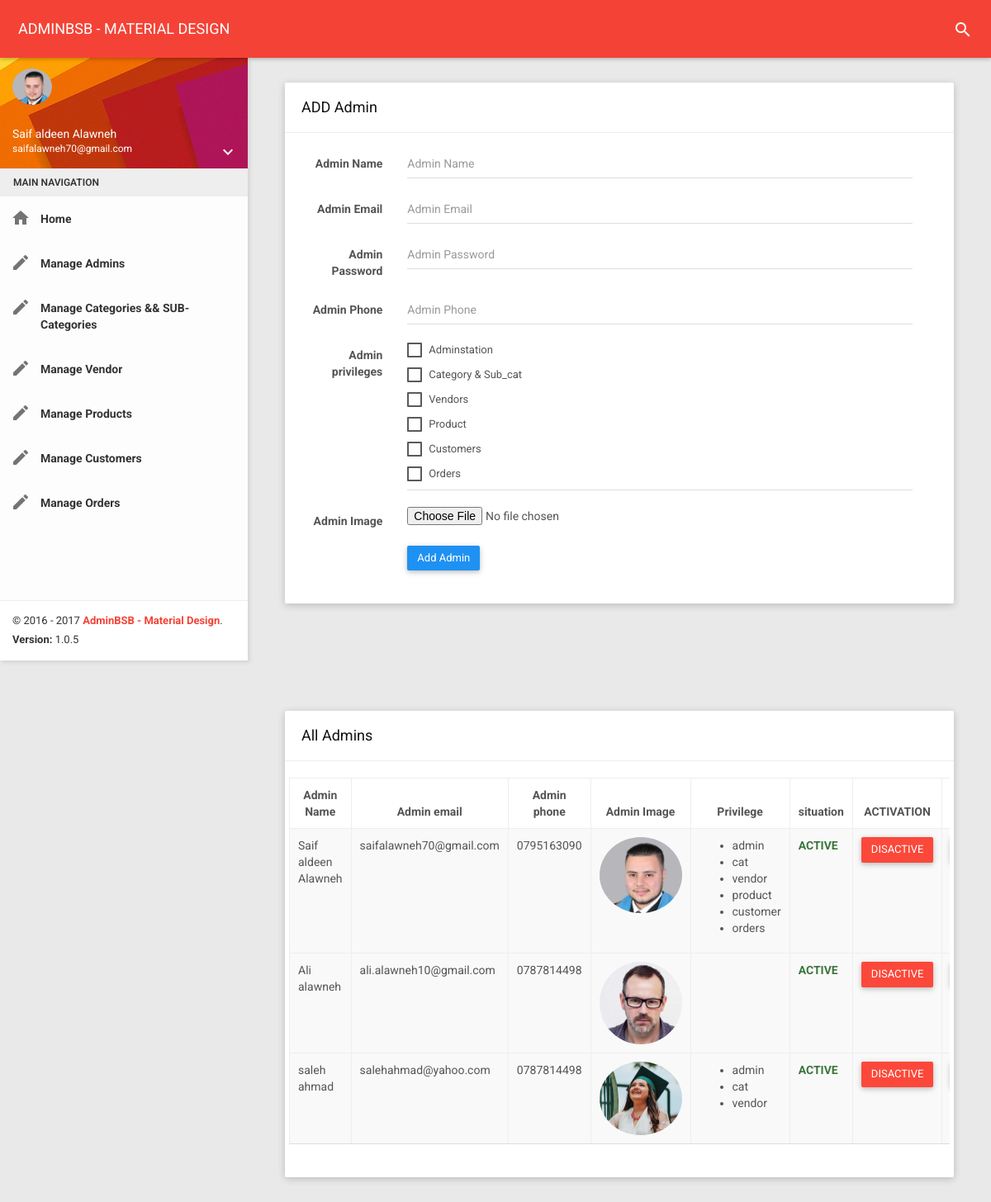
/capstonproject/admin/crud_admin.php (signed in), run on the app's committed database.
### tables this page shows
CREATE TABLE `admin_privileges` (
  `id` int(5) NOT NULL,
  `admin_id` int(4) NOT NULL,
  `privilges` varchar(30) NOT NULL
);

### capstonproject/admin/include/oopadmin.php (called while the page is built, shortened)
<?php
class Connections
{
	private $root='root';
	private $host='localhost';
	private $pass='';
	private $dbname='capstone_project';
	public function connection()
	{
		$d= $this->connect=mysqli_connect($this->host,$this->root,$this->pass,$this->dbname);
		return $d;
	}
}
class crud_admin extends Connections
{
	public function view_info_admin1($id)
	{
		$conn=parent::connection();
		$this->query = "SELECT * FROM admins WHERE admin_id=$id";
		$this->result= mysqli_query($conn, $this->query);
		return $admin1=mysqli_fetch_assoc($this->result);
	}
}
?>

### capstonproject/admin/crud_admin.php (the view, shortened to what this page needs)
<?php
include_once('include/header.php');
include_once('include/oopadmin.php');
require('include/connect_db.php');
?>
<section class="content">
	<div class="container-fluid">
		<div class="col-xs-12 col-sm-12">
			<div class="card">
				<div class="header">
					<?php
					if (isset($_GET['id1'])) {
					 	echo "<h2>Edit Admin</h2>";
					 }else{
					 	echo "<h2>ADD Admin</h2>";
					 }
					 ?>
				</div>
				<div class="body">
					<form class="form-horizontal" method="post" enctype="multipart/form-data">
						<div class="form-group">
							<label for="NameSurname" class="col-sm-2 control-label">Admin Name</label>
							<div class="col-sm-10">
								<div class="form-line">
									<input type="text" class="form-control" id="adminName" name="adminname" placeholder="Admin Name" required value="<?php if(isset($_GET['id1'])){echo $admin_information['admin_name'];} ?>"
									>
								</div>
							</div>
						</div>
						<div class="form-group">
							<label for="NameSurname" class="col-sm-2 control-label">Admin Email</label>
							<div class="col-sm-10">
								<div class="form-line">
									<input type="Email" class="form-control" id="adminemail" name="adminemail" placeholder="Admin Email" required value="<?php if(isset($_GET['id1'])){echo $admin_information['admin_email'];} ?>">
								</div>
							</div>
						</div>
						<div class="form-group">
							<label for="NameSurname" class="col-sm-2 control-label">Admin Password</label>
							<div class="col-sm-10">
								<div class="form-line">
									<input type="password" class="form-control" id="adminpassword" name="adminpassword" placeholder="Admin Password"
									pattern="(?=.*\d)(?=.*[a-z])(?=.*[A-Z]).{8,}"
									title="Must contain at least one  number and one uppercase and lowercase letter, and at least 8 or more characters"
									required value="<?php if(isset($_GET['id1'])){echo $admin_information['admin_password'];} ?>">
								</div>
							</div>
						</div>
						<div class="form-group">
							<label for="NameSurname" class="col-sm-2 control-label">Admin Phone</label>
							<div class="col-sm-10">
								<div class="form-line">
									<input type="text" class="form-control" id="adminphone" name="adminphone" placeholder="Admin Phone" pattern="[0-9]{10}" required value="<?php if(isset($_GET['id1'])){echo $admin_information['admin_phone'];} ?>">
								</div>
							</div>
						</div>
						<div class="form-group">
							<label for="NameSurname" class="col-sm-2 control-label">Admin privileges</label>
							<div class="col-sm-10">
								<div class="form-line">
									<label for="basic_checkbox_6">Adminstation</label>
									<br>
									<label for="basic_checkbox_1">Category & Sub_cat</label>
									<br>
									<label for="basic_checkbox_2">Vendors</label>
									<br>
									<label for="basic_checkbox_3">Product</label>
									<br>
									<label for="basic_checkbox_4">Customers</label>
									<br>
									<label for="basic_checkbox_5">Orders</label>
								</div>
							</div>
						</div>
						<div class="form-group">
							<label for="image" class="col-sm-2 control-label">Admin Image</label>
							<div class='col-sm-10'>
								<div class="fallback">
									<?php
									if (isset($_GET['id1'])) {
										echo "<input name='file' type='file'/>";
									}else{
										echo "<input name='file' type='file' required/>";
									}
									?>
								</div>
							</div>
						</div>
						<div class="form-group">
							<div class="col-sm-offset-2 col-sm-10">
								<?php
								if(isset($_GET['id1'])){
									echo "<input class='btn btn-primary waves-effect' type='submit' name='submit2' value='Edit Admin'>";
									echo "&nbsp;&nbsp;&nbsp;<input class='btn btn-danger waves-effect' type='submit' name='submit3' value='Cancel Edit'>";
								}
								else
								{
									echo "<input class='btn btn-primary waves-effect' type='submit' name='submit1' value='Add Admin'>";
								}
								?>
							</div>
						</div>
					</form>
				</div>
			</div>
		</div>
	</div>
</section>
<section class="content">
	<div class="container-fluid">
		<div class="col-xs-12 col-sm-12">
			<div class="card">
				<div class="header">
					<h2>
						All Admins
					</h2>
				</div>
				<div class="body">
					<div class="clearfix row">
						<div class="table-responsive">
							<table class="table table-bordered table-striped table-hover js-basic-example dataTable">
								<thead >
									<tr>
										<th class="align-center">Admin Name</th>
										<th class="align-center">Admin email</th>
										<th class="align-center">Admin phone</th>
										<th class="align-center">Admin Image</th>
										<th class="align-center">Privilege</th>
										<th class="align-center">situation</th>
										<th class="align-center">ACTIVATION</th>
										<th class="align-center">EDIT</th>
									</tr>
								</thead>
								<tbody>
									<?php
									$query="SELECT * FROM admins";
									$result=mysqli_query($connect,$query);
									while($admin_info=mysqli_fetch_assoc($result)){
										echo "<tr>";
										echo "<td>{$admin_info['admin_name']}</td>";
										echo "<td>{$admin_info['admin_email']}</td>";
										echo "<td>{$admin_info['admin_phone']}</td>";
										echo "<td><a href='adimg/{$admin_info['admin_img']}']}'><img src='adimg/{$admin_info['admin_img']}' width=100px; class='img-circle'></a></td>";
										$query1="SELECT * FROM admin_privileges WHERE admin_id={$admin_info['admin_id']}";
										$result1=mysqli_query($connect,$query1);
										echo "<td>";
										echo "<ul>";
										while ($info_privilage=mysqli_fetch_assoc($result1)) {
											echo "<li>";
											echo $info_privilage['privilges'];
											echo "</li>";
										}
										echo "</ul>";
										echo"</td>";
										if ($admin_info['activation']==1) {
											echo "<td class='font-bold text-success'>ACTIVE</td>";
										}
										else
										{
											echo "<td class='font-bold text-danger'>DISACTIVE</td>";
										}
										echo "<td>";
										if ($admin_info['activation']==1) {
											echo "<a href='crud_admin.php?id={$admin_info['admin_id']}' class='btn btn-danger'>DISACTIVE</a>";
										}
										else
										{
											echo "<a href='crud_admin.php?id={$admin_info['admin_id']}' class='btn btn-danger'>ACTIVE</a>";
										}
										echo"</td>";
										echo "<td>";
										echo"</td>";
										echo "<tr>";
									}
									?>
								</tbody>
							</table>
						</div>
					</div>
				</div>
			</div>
		</div>
	</section>

### capstonproject/admin/include/header.php (shortened to what this page needs)
<?php
require('include/connect_db.php');
include_once('oopadmin.php');
$obj_admin=new crud_admin();
$admin=$obj_admin->view_info_admin1($_SESSION['id']);
?>
<!DOCTYPE html>
<html>
<head>
    <link href="../admin/plugins/bootstrap/css/bootstrap.css" rel="stylesheet">
    <link href="../admin/plugins/node-waves/waves.css" rel="stylesheet" />
    <link href="../admin/plugins/animate-css/animate.css" rel="stylesheet" />
    <link href="../admin/css/style.css" rel="stylesheet">
    <link href="../admin/css/themes/all-themes.css" rel="stylesheet" />
    <link rel="stylesheet" href="https://cdnjs.cloudflare.com/ajax/libs/font-awesome/4.7.0/css/font-awesome.min.css">
    <link href="../admin/plugins/bootstrap-material-datetimepicker/css/bootstrap-material-datetimepicker.css" rel="stylesheet" />
    <link href="../admin/plugins/bootstrap-datepicker/css/bootstrap-datepicker.css" rel="stylesheet" />
    <link href="../admin/plugins/waitme/waitMe.css" rel="stylesheet" />
    <link href="../admin/plugins/bootstrap-select/css/bootstrap-select.css" rel="stylesheet" />
</head>
<body  class="theme-red">
    <nav class="navbar">
        <div class="container-fluid">
            <div class="navbar-header">
                <a class="navbar-brand" href="index.php">ADMINBSB - MATERIAL DESIGN</a>
            </div>
            <div class="collapse navbar-collapse" id="navbar-collapse">
                <ul class="nav navbar-nav navbar-right">
                    <li><a href="javascript:void(0);" class="js-search" data-close="true"><i class="material-icons">search</i></a></li>
                </ul>
            </div>
        </div>
    </nav>
    <section>
        <aside id="leftsidebar" class="sidebar">
            <div class="user-info">
                <div class="image">
                    <?php
                    echo "<img src='adimg/{$admin['admin_img']}' width=48px; alt='AdminBSB - Profile Image'>";
                    ?>
                </div>
                <div class="info-container">
                    <div class="name" data-toggle="dropdown" aria-haspopup="true" aria-expanded="false">
                        <?php
                        echo $admin['admin_name'];
                        ?>
                    </div>
                    <div class="email">
                        <?php
                        echo $admin['admin_email'];
                        ?>
                    </div>
                    <div class="btn-group user-helper-dropdown">
                        <i class="material-icons" data-toggle="dropdown" aria-haspopup="true" aria-expanded="true">keyboard_arrow_down</i>
                    </div>
                </div>
            </div>
            <div class="menu">
                <ul class="list">
                    <li class="header">MAIN NAVIGATION</li>
                    <li>
                        <a href="index.php">
                            <i class="material-icons">home</i>
                            <span>Home</span>
                        </a>
                        <?php
                        $admin_privileges_query="SELECT * FROM admin_privileges WHERE admin_id={$_SESSION['id']}";
                        $res=mysqli_query($connect,$admin_privileges_query);
                        while ($admin_privileges=mysqli_fetch_assoc($res)) {
                            if ($admin_privileges['privilges']=='admin') {
                                echo "<a href='crud_admin.php'>
                                <i class='material-icons'>mode_edit</i>
                                <span>Manage Admins</span>
                                </a>";
                            }
                            if ($admin_privileges['privilges']=='cat') {
                               echo "<a href='crud_cat.php'>
                               <i class='material-icons'>mode_edit</i>
                               <span>Manage Categories && SUB-Categories</span>
                               </a>";
                           }
                           if($admin_privileges['privilges']=='vendor'){
                            echo "<a href='crud_vendor.php'>
                            <i class='material-icons'>mode_edit</i>
                            <span>Manage Vendor</span>
                            </a>";
                        }
                        if($admin_privileges['privilges']=='product'){
                            echo "<a href='admin_product.php'>
                            <i class='material-icons'>mode_edit</i>
                            <span>Manage Products</span>
                            </a>";
                        }
                        if($admin_privileges['privilges']=='customer'){
                            echo "<a href='crud_customer.php'>
                            <i class='material-icons'>mode_edit</i>
                            <span>Manage Customers</span>
                            </a>";
                        }
                        if($admin_privileges['privilges']=='customer'){
                            echo "<a href='crud_orders.php'>
                            <i class='material-icons'>mode_edit</i>
                            <span>Manage Orders</span>
                            </a>";
                        }
                    }
                        ?>
                 </li>
             </ul>
         </div>
         <div class="legal">
            <div class="copyright">
                &copy; 2016 - 2017 <a href="javascript:void(0);">AdminBSB - Material Design</a>.
            </div>
            <div class="version">
                <b>Version: </b> 1.0.5
            </div>
        </div>
    </aside>
</section>
</body>
</html>

### capstonproject/admin/css/themes/all-themes.css (style rules this page uses)
.theme-red .navbar-brand { color: #fff; }
.theme-red .nav > li > a { color: #fff; }
.theme-red .sidebar .legal { background-color: #fff; }
.theme-red .sidebar .legal .copyright a { color: #F44336 !important; }

### data on the page
admin_privileges: shows "Manage Admins", privilges "admin"
admin_privileges: shows "Manage Categories && SUB-Categories", privilges "cat"
admin_privileges: shows "Manage Vendor", privilges "vendor"
admin_privileges: shows "Manage Products", privilges "product"
admin_privileges: shows "Manage Customers", shows "Manage Orders", privilges "customer"
admin_privileges: privilges "orders"
admin_privileges: privilges "admin"
admin_privileges: privilges "cat"
admin_privileges: privilges "vendor"

### other printed values
$admin['admin_name'] "Saif aldeen Alawneh"
$admin['admin_email'] "saifalawneh70@gmail.com"
$admin_info['admin_name'] "Saif aldeen Alawneh"
$admin_info['admin_email'] "saifalawneh70@gmail.com"
$admin_info['admin_phone'] "0795163090"
$admin_info['admin_name'] "Ali alawneh"
$admin_info['admin_email'] "ali.alawneh10@gmail.com"
$admin_info['admin_phone'] "0787814498"
$admin_info['admin_name'] "saleh ahmad"
$admin_info['admin_email'] "salehahmad@yahoo.com"
